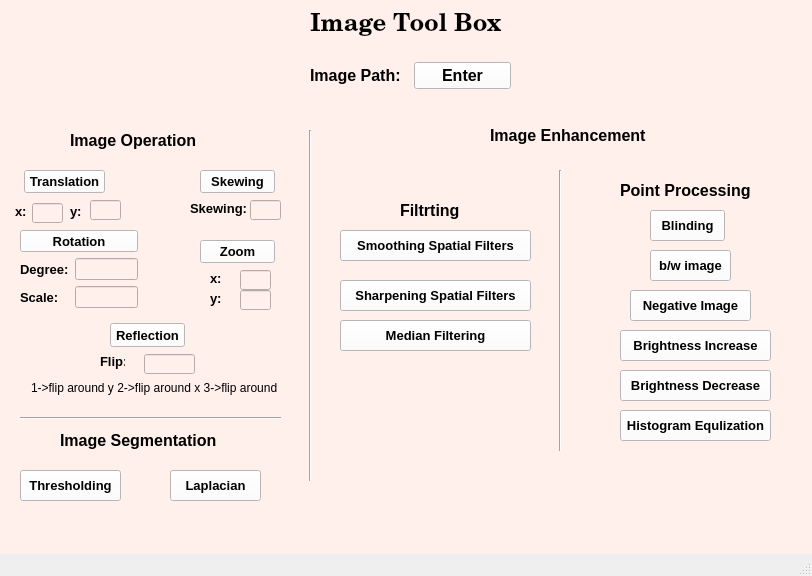
<?xml version="1.0" encoding="UTF-8"?>
<ui version="4.0">
 <class>MainWindow</class>
 <widget class="QMainWindow" name="MainWindow">
  <property name="geometry">
   <rect>
    <x>0</x>
    <y>0</y>
    <width>812</width>
    <height>576</height>
   </rect>
  </property>
  <property name="windowTitle">
   <string>MainWindow</string>
  </property>
  <widget class="QWidget" name="centralwidget">
   <widget class="QWidget" name="widget" native="true">
    <property name="geometry">
     <rect>
      <x>-10</x>
      <y>0</y>
      <width>921</width>
      <height>601</height>
     </rect>
    </property>
    <property name="styleSheet">
     <string notr="true">background-color: rgb(255, 240, 235);</string>
    </property>
    <widget class="QLabel" name="label">
     <property name="geometry">
      <rect>
       <x>320</x>
       <y>10</y>
       <width>231</width>
       <height>31</height>
      </rect>
     </property>
     <property name="font">
      <font>
       <family>Century Schoolbook</family>
       <pointsize>18</pointsize>
       <weight>75</weight>
       <bold>true</bold>
      </font>
     </property>
     <property name="styleSheet">
      <string notr="true">color: rgb(255, 255, 255);
color: rgb(0, 0, 0);</string>
     </property>
     <property name="text">
      <string>Image Tool Box</string>
     </property>
    </widget>
    <widget class="QWidget" name="widget_2" native="true">
     <property name="geometry">
      <rect>
       <x>20</x>
       <y>110</y>
       <width>291</width>
       <height>291</height>
      </rect>
     </property>
     <widget class="QPushButton" name="pushButton">
      <property name="geometry">
       <rect>
        <x>14</x>
        <y>60</y>
        <width>81</width>
        <height>23</height>
       </rect>
      </property>
      <property name="font">
       <font>
        <pointsize>10</pointsize>
        <weight>75</weight>
        <bold>true</bold>
       </font>
      </property>
      <property name="styleSheet">
       <string notr="true">background-color: rgb(255, 255, 255);
border-color: rgb(0, 0, 0);

border-color: rgb(0, 0, 0);
background-color: rgb(216, 162, 255);
background-color: rgb(255, 255, 255);
</string>
      </property>
      <property name="text">
       <string>Translation</string>
      </property>
     </widget>
     <widget class="QPushButton" name="pushButton_3">
      <property name="geometry">
       <rect>
        <x>190</x>
        <y>60</y>
        <width>75</width>
        <height>23</height>
       </rect>
      </property>
      <property name="font">
       <font>
        <pointsize>10</pointsize>
        <weight>75</weight>
        <bold>true</bold>
       </font>
      </property>
      <property name="styleSheet">
       <string notr="true">background-color: rgb(255, 255, 255);
</string>
      </property>
      <property name="text">
       <string>Skewing</string>
      </property>
     </widget>
     <widget class="QPushButton" name="pushButton_4">
      <property name="geometry">
       <rect>
        <x>190</x>
        <y>130</y>
        <width>75</width>
        <height>23</height>
       </rect>
      </property>
      <property name="font">
       <font>
        <pointsize>10</pointsize>
        <weight>75</weight>
        <bold>true</bold>
       </font>
      </property>
      <property name="styleSheet">
       <string notr="true">background-color: rgb(255, 255, 255);

</string>
      </property>
      <property name="text">
       <string>Zoom</string>
      </property>
     </widget>
     <widget class="QPushButton" name="pushButton_5">
      <property name="geometry">
       <rect>
        <x>100</x>
        <y>213</y>
        <width>75</width>
        <height>24</height>
       </rect>
      </property>
      <property name="font">
       <font>
        <pointsize>10</pointsize>
        <weight>75</weight>
        <bold>true</bold>
       </font>
      </property>
      <property name="styleSheet">
       <string notr="true">background-color: rgb(255, 255, 255);
color: rgb(0, 0, 0);
background-color: rgb(216, 162, 255);
background-color: rgb(255, 255, 255);
</string>
      </property>
      <property name="text">
       <string>Reflection</string>
      </property>
     </widget>
     <widget class="QLabel" name="label_2">
      <property name="geometry">
       <rect>
        <x>60</x>
        <y>10</y>
        <width>161</width>
        <height>41</height>
       </rect>
      </property>
      <property name="font">
       <font>
        <pointsize>12</pointsize>
        <weight>75</weight>
        <bold>true</bold>
       </font>
      </property>
      <property name="text">
       <string>Image Operation</string>
      </property>
     </widget>
     <widget class="QLabel" name="label_10">
      <property name="geometry">
       <rect>
        <x>90</x>
        <y>243</y>
        <width>25</width>
        <height>16</height>
       </rect>
      </property>
      <property name="font">
       <font>
        <pointsize>10</pointsize>
        <weight>75</weight>
        <bold>true</bold>
       </font>
      </property>
      <property name="text">
       <string>Flip:</string>
      </property>
     </widget>
     <widget class="QLineEdit" name="lineEdit_flip">
      <property name="geometry">
       <rect>
        <x>134</x>
        <y>244</y>
        <width>51</width>
        <height>20</height>
       </rect>
      </property>
     </widget>
     <widget class="QLabel" name="label_11">
      <property name="geometry">
       <rect>
        <x>21</x>
        <y>270</y>
        <width>246</width>
        <height>16</height>
       </rect>
      </property>
      <property name="text">
       <string>1-&gt;flip around y 2-&gt;flip around x 3-&gt;flip around xy</string>
      </property>
     </widget>
     <widget class="QLabel" name="label_12">
      <property name="geometry">
       <rect>
        <x>200</x>
        <y>160</y>
        <width>21</width>
        <height>16</height>
       </rect>
      </property>
      <property name="font">
       <font>
        <pointsize>10</pointsize>
        <weight>75</weight>
        <bold>true</bold>
       </font>
      </property>
      <property name="text">
       <string>x:</string>
      </property>
     </widget>
     <widget class="QLabel" name="label_13">
      <property name="geometry">
       <rect>
        <x>200</x>
        <y>180</y>
        <width>21</width>
        <height>16</height>
       </rect>
      </property>
      <property name="font">
       <font>
        <pointsize>10</pointsize>
        <weight>75</weight>
        <bold>true</bold>
       </font>
      </property>
      <property name="text">
       <string>y:</string>
      </property>
     </widget>
     <widget class="QLineEdit" name="lineEdit_x">
      <property name="geometry">
       <rect>
        <x>230</x>
        <y>160</y>
        <width>31</width>
        <height>20</height>
       </rect>
      </property>
     </widget>
     <widget class="QLineEdit" name="lineEdit_y">
      <property name="geometry">
       <rect>
        <x>230</x>
        <y>180</y>
        <width>31</width>
        <height>20</height>
       </rect>
      </property>
     </widget>
     <widget class="QWidget" name="layoutWidget">
      <property name="geometry">
       <rect>
        <x>10</x>
        <y>120</y>
        <width>118</width>
        <height>78</height>
       </rect>
      </property>
      <layout class="QFormLayout" name="formLayout">
       <item row="0" column="0" colspan="2">
        <widget class="QPushButton" name="pushButton_rotation">
         <property name="font">
          <font>
           <pointsize>10</pointsize>
           <weight>75</weight>
           <bold>true</bold>
          </font>
         </property>
         <property name="styleSheet">
          <string notr="true">background-color: rgb(255, 255, 255);
</string>
         </property>
         <property name="text">
          <string>Rotation</string>
         </property>
        </widget>
       </item>
       <item row="1" column="0">
        <widget class="QLabel" name="label_8">
         <property name="font">
          <font>
           <pointsize>10</pointsize>
           <weight>75</weight>
           <bold>true</bold>
          </font>
         </property>
         <property name="text">
          <string>Degree:</string>
         </property>
        </widget>
       </item>
       <item row="1" column="1">
        <widget class="QLineEdit" name="lineEdit_degree"/>
       </item>
       <item row="2" column="0">
        <widget class="QLabel" name="label_9">
         <property name="font">
          <font>
           <pointsize>10</pointsize>
           <weight>75</weight>
           <bold>true</bold>
          </font>
         </property>
         <property name="text">
          <string>Scale:</string>
         </property>
        </widget>
       </item>
       <item row="2" column="1">
        <widget class="QLineEdit" name="lineEdit_scale"/>
       </item>
      </layout>
     </widget>
     <widget class="QLineEdit" name="lineEdit_y_2">
      <property name="geometry">
       <rect>
        <x>80</x>
        <y>90</y>
        <width>31</width>
        <height>20</height>
       </rect>
      </property>
     </widget>
     <widget class="QLabel" name="label_14">
      <property name="geometry">
       <rect>
        <x>60</x>
        <y>93</y>
        <width>16</width>
        <height>16</height>
       </rect>
      </property>
      <property name="font">
       <font>
        <pointsize>10</pointsize>
        <weight>75</weight>
        <bold>true</bold>
       </font>
      </property>
      <property name="text">
       <string>y:</string>
      </property>
     </widget>
     <widget class="QLabel" name="label_16">
      <property name="geometry">
       <rect>
        <x>5</x>
        <y>93</y>
        <width>21</width>
        <height>16</height>
       </rect>
      </property>
      <property name="font">
       <font>
        <pointsize>10</pointsize>
        <weight>75</weight>
        <bold>true</bold>
       </font>
      </property>
      <property name="text">
       <string>x:</string>
      </property>
     </widget>
     <widget class="QLineEdit" name="lineEdit_x_3">
      <property name="geometry">
       <rect>
        <x>22</x>
        <y>93</y>
        <width>31</width>
        <height>20</height>
       </rect>
      </property>
     </widget>
     <widget class="QLabel" name="label_15">
      <property name="geometry">
       <rect>
        <x>180</x>
        <y>90</y>
        <width>61</width>
        <height>16</height>
       </rect>
      </property>
      <property name="font">
       <font>
        <pointsize>10</pointsize>
        <weight>75</weight>
        <bold>true</bold>
       </font>
      </property>
      <property name="text">
       <string>Skewing:</string>
      </property>
     </widget>
     <widget class="QLineEdit" name="lineEdit_skewing">
      <property name="geometry">
       <rect>
        <x>240</x>
        <y>90</y>
        <width>31</width>
        <height>20</height>
       </rect>
      </property>
     </widget>
    </widget>
    <widget class="QWidget" name="widget_5" native="true">
     <property name="geometry">
      <rect>
       <x>330</x>
       <y>110</y>
       <width>491</width>
       <height>351</height>
      </rect>
     </property>
     <widget class="QLabel" name="label_5">
      <property name="geometry">
       <rect>
        <x>170</x>
        <y>10</y>
        <width>181</width>
        <height>31</height>
       </rect>
      </property>
      <property name="font">
       <font>
        <pointsize>12</pointsize>
        <weight>75</weight>
        <bold>true</bold>
       </font>
      </property>
      <property name="text">
       <string>Image Enhancement</string>
      </property>
     </widget>
     <widget class="QWidget" name="widget_4" native="true">
      <property name="geometry">
       <rect>
        <x>0</x>
        <y>60</y>
        <width>241</width>
        <height>191</height>
       </rect>
      </property>
      <widget class="QLabel" name="label_4">
       <property name="geometry">
        <rect>
         <x>80</x>
         <y>20</y>
         <width>91</width>
         <height>41</height>
        </rect>
       </property>
       <property name="font">
        <font>
         <pointsize>12</pointsize>
         <weight>75</weight>
         <bold>true</bold>
        </font>
       </property>
       <property name="text">
        <string>Filtrting</string>
       </property>
      </widget>
      <widget class="QPushButton" name="pushButton_Smoothing">
       <property name="geometry">
        <rect>
         <x>20</x>
         <y>60</y>
         <width>191</width>
         <height>31</height>
        </rect>
       </property>
       <property name="font">
        <font>
         <pointsize>10</pointsize>
         <weight>75</weight>
         <bold>true</bold>
        </font>
       </property>
       <property name="styleSheet">
        <string notr="true">background-color: rgb(255, 255, 255);
background-color: rgb(216, 162, 255);
background-color: rgb(255, 255, 255);

</string>
       </property>
       <property name="text">
        <string>Smoothing Spatial Filters</string>
       </property>
      </widget>
      <widget class="QPushButton" name="pushButton_13">
       <property name="geometry">
        <rect>
         <x>20</x>
         <y>110</y>
         <width>191</width>
         <height>31</height>
        </rect>
       </property>
       <property name="font">
        <font>
         <pointsize>10</pointsize>
         <weight>75</weight>
         <bold>true</bold>
        </font>
       </property>
       <property name="styleSheet">
        <string notr="true">background-color: rgb(255, 255, 255);
background-color: rgb(216, 162, 255);
background-color: rgb(255, 255, 255);
</string>
       </property>
       <property name="text">
        <string>Sharpening Spatial Filters</string>
       </property>
      </widget>
      <widget class="QPushButton" name="pushButton_Median_filtering">
       <property name="geometry">
        <rect>
         <x>20</x>
         <y>150</y>
         <width>191</width>
         <height>31</height>
        </rect>
       </property>
       <property name="font">
        <font>
         <pointsize>10</pointsize>
         <weight>75</weight>
         <bold>true</bold>
        </font>
       </property>
       <property name="styleSheet">
        <string notr="true">background-color: rgb(255, 255, 255);
background-color: rgb(216, 162, 255);
background-color: rgb(255, 255, 255);
</string>
       </property>
       <property name="text">
        <string>Median Filtering</string>
       </property>
      </widget>
     </widget>
     <widget class="QWidget" name="widget_3" native="true">
      <property name="geometry">
       <rect>
        <x>250</x>
        <y>60</y>
        <width>241</width>
        <height>281</height>
       </rect>
      </property>
      <widget class="QLabel" name="label_3">
       <property name="geometry">
        <rect>
         <x>50</x>
         <y>10</y>
         <width>181</width>
         <height>21</height>
        </rect>
       </property>
       <property name="font">
        <font>
         <pointsize>12</pointsize>
         <weight>75</weight>
         <bold>true</bold>
        </font>
       </property>
       <property name="text">
        <string>Point Processing</string>
       </property>
      </widget>
      <widget class="QPushButton" name="pushButton_blinding">
       <property name="geometry">
        <rect>
         <x>80</x>
         <y>40</y>
         <width>75</width>
         <height>31</height>
        </rect>
       </property>
       <property name="font">
        <font>
         <pointsize>10</pointsize>
         <weight>75</weight>
         <bold>true</bold>
        </font>
       </property>
       <property name="styleSheet">
        <string notr="true">background-color: rgb(255, 255, 255);
background-color: rgb(216, 162, 255);
background-color: rgb(255, 255, 255);
</string>
       </property>
       <property name="text">
        <string>Blinding</string>
       </property>
      </widget>
      <widget class="QPushButton" name="pushButton_8">
       <property name="geometry">
        <rect>
         <x>60</x>
         <y>120</y>
         <width>121</width>
         <height>31</height>
        </rect>
       </property>
       <property name="font">
        <font>
         <pointsize>10</pointsize>
         <weight>75</weight>
         <bold>true</bold>
        </font>
       </property>
       <property name="styleSheet">
        <string notr="true">background-color: rgb(255, 255, 255);
background-color: rgb(216, 162, 255);
background-color: rgb(255, 255, 255);
</string>
       </property>
       <property name="text">
        <string>Negative Image</string>
       </property>
      </widget>
      <widget class="QPushButton" name="pushButton_9">
       <property name="geometry">
        <rect>
         <x>50</x>
         <y>160</y>
         <width>151</width>
         <height>31</height>
        </rect>
       </property>
       <property name="font">
        <font>
         <pointsize>10</pointsize>
         <weight>75</weight>
         <bold>true</bold>
        </font>
       </property>
       <property name="styleSheet">
        <string notr="true">background-color: rgb(255, 255, 255);
background-color: rgb(216, 162, 255);
background-color: rgb(255, 255, 255);
</string>
       </property>
       <property name="text">
        <string>Brightness Increase</string>
       </property>
      </widget>
      <widget class="QPushButton" name="pushButton_powerlow">
       <property name="geometry">
        <rect>
         <x>50</x>
         <y>200</y>
         <width>151</width>
         <height>31</height>
        </rect>
       </property>
       <property name="font">
        <font>
         <pointsize>10</pointsize>
         <weight>75</weight>
         <bold>true</bold>
        </font>
       </property>
       <property name="styleSheet">
        <string notr="true">background-color: rgb(255, 255, 255);
background-color: rgb(216, 162, 255);
background-color: rgb(255, 255, 255);
</string>
       </property>
       <property name="text">
        <string>Brightness Decrease</string>
       </property>
      </widget>
      <widget class="QPushButton" name="pushButton_thershoding">
       <property name="geometry">
        <rect>
         <x>80</x>
         <y>80</y>
         <width>81</width>
         <height>31</height>
        </rect>
       </property>
       <property name="font">
        <font>
         <pointsize>10</pointsize>
         <weight>75</weight>
         <bold>true</bold>
        </font>
       </property>
       <property name="styleSheet">
        <string notr="true">background-color: rgb(255, 255, 255);
background-color: rgb(216, 162, 255);
background-color: rgb(255, 255, 255);
</string>
       </property>
       <property name="text">
        <string>b/w image</string>
       </property>
      </widget>
      <widget class="QPushButton" name="pushButton_Histogram">
       <property name="enabled">
        <bool>true</bool>
       </property>
       <property name="geometry">
        <rect>
         <x>50</x>
         <y>240</y>
         <width>151</width>
         <height>31</height>
        </rect>
       </property>
       <property name="font">
        <font>
         <pointsize>10</pointsize>
         <weight>75</weight>
         <bold>true</bold>
        </font>
       </property>
       <property name="styleSheet">
        <string notr="true">background-color: rgb(255, 255, 255);
background-color: rgb(216, 162, 255);
background-color: rgb(255, 255, 255);
</string>
       </property>
       <property name="text">
        <string>Histogram Equlization</string>
       </property>
      </widget>
     </widget>
     <widget class="Line" name="line">
      <property name="geometry">
       <rect>
        <x>230</x>
        <y>60</y>
        <width>20</width>
        <height>281</height>
       </rect>
      </property>
      <property name="orientation">
       <enum>Qt::Vertical</enum>
      </property>
     </widget>
    </widget>
    <widget class="QWidget" name="widget_6" native="true">
     <property name="geometry">
      <rect>
       <x>20</x>
       <y>420</y>
       <width>281</width>
       <height>91</height>
      </rect>
     </property>
     <widget class="QLabel" name="label_6">
      <property name="geometry">
       <rect>
        <x>50</x>
        <y>10</y>
        <width>191</width>
        <height>21</height>
       </rect>
      </property>
      <property name="font">
       <font>
        <pointsize>12</pointsize>
        <weight>75</weight>
        <bold>true</bold>
       </font>
      </property>
      <property name="text">
       <string>Image Segmentation</string>
      </property>
     </widget>
     <widget class="QPushButton" name="pushButton_Segmentation">
      <property name="geometry">
       <rect>
        <x>10</x>
        <y>50</y>
        <width>101</width>
        <height>31</height>
       </rect>
      </property>
      <property name="font">
       <font>
        <pointsize>10</pointsize>
        <weight>75</weight>
        <bold>true</bold>
       </font>
      </property>
      <property name="styleSheet">
       <string notr="true">background-color: rgb(255, 255, 255);
background-color: rgb(216, 162, 255);
background-color: rgb(255, 255, 255);
</string>
      </property>
      <property name="text">
       <string>Thresholding</string>
      </property>
     </widget>
     <widget class="QPushButton" name="pushButton_laplacian">
      <property name="geometry">
       <rect>
        <x>160</x>
        <y>50</y>
        <width>91</width>
        <height>31</height>
       </rect>
      </property>
      <property name="font">
       <font>
        <pointsize>10</pointsize>
        <weight>75</weight>
        <bold>true</bold>
       </font>
      </property>
      <property name="styleSheet">
       <string notr="true">background-color: rgb(207, 255, 251);
background-color: rgb(216, 162, 255);
background-color: rgb(255, 255, 255);
</string>
      </property>
      <property name="text">
       <string>Laplacian</string>
      </property>
     </widget>
    </widget>
    <widget class="Line" name="line_2">
     <property name="geometry">
      <rect>
       <x>30</x>
       <y>410</y>
       <width>261</width>
       <height>16</height>
      </rect>
     </property>
     <property name="orientation">
      <enum>Qt::Horizontal</enum>
     </property>
    </widget>
    <widget class="Line" name="line_3">
     <property name="geometry">
      <rect>
       <x>310</x>
       <y>130</y>
       <width>20</width>
       <height>351</height>
      </rect>
     </property>
     <property name="orientation">
      <enum>Qt::Vertical</enum>
     </property>
    </widget>
    <widget class="QWidget" name="layoutWidget">
     <property name="geometry">
      <rect>
       <x>320</x>
       <y>50</y>
       <width>201</width>
       <height>51</height>
      </rect>
     </property>
     <layout class="QHBoxLayout" name="horizontalLayout">
      <item>
       <widget class="QLabel" name="label_7">
        <property name="font">
         <font>
          <pointsize>12</pointsize>
          <weight>75</weight>
          <bold>true</bold>
         </font>
        </property>
        <property name="text">
         <string>Image Path:</string>
        </property>
       </widget>
      </item>
      <item>
       <widget class="QPushButton" name="pushButton_enter">
        <property name="font">
         <font>
          <pointsize>12</pointsize>
          <weight>75</weight>
          <bold>true</bold>
         </font>
        </property>
        <property name="styleSheet">
         <string notr="true">background-color: rgb(255, 255, 255);</string>
        </property>
        <property name="text">
         <string>Enter</string>
        </property>
       </widget>
      </item>
     </layout>
    </widget>
   </widget>
  </widget>
  <widget class="QMenuBar" name="menubar">
   <property name="geometry">
    <rect>
     <x>0</x>
     <y>0</y>
     <width>812</width>
     <height>21</height>
    </rect>
   </property>
  </widget>
  <widget class="QStatusBar" name="statusbar"/>
 </widget>
 <resources/>
 <connections>
  <connection>
   <sender>lineEdit_degree</sender>
   <signal>textEdited(QString)</signal>
   <receiver>pushButton_rotation</receiver>
   <slot>update()</slot>
   <hints>
    <hint type="sourcelabel">
     <x>126</x>
     <y>331</y>
    </hint>
    <hint type="destinationlabel">
     <x>68</x>
     <y>305</y>
    </hint>
   </hints>
  </connection>
  <connection>
   <sender>lineEdit_scale</sender>
   <signal>textEdited(QString)</signal>
   <receiver>pushButton_rotation</receiver>
   <slot>update()</slot>
   <hints>
    <hint type="sourcelabel">
     <x>126</x>
     <y>357</y>
    </hint>
    <hint type="destinationlabel">
     <x>98</x>
     <y>305</y>
    </hint>
   </hints>
  </connection>
  <connection>
   <sender>lineEdit_flip</sender>
   <signal>textEdited(QString)</signal>
   <receiver>pushButton_5</receiver>
   <slot>update()</slot>
   <hints>
    <hint type="sourcelabel">
     <x>160</x>
     <y>424</y>
    </hint>
    <hint type="destinationlabel">
     <x>173</x>
     <y>397</y>
    </hint>
   </hints>
  </connection>
  <connection>
   <sender>lineEdit_x</sender>
   <signal>textEdited(QString)</signal>
   <receiver>pushButton_4</receiver>
   <slot>update()</slot>
   <hints>
    <hint type="sourcelabel">
     <x>240</x>
     <y>340</y>
    </hint>
    <hint type="destinationlabel">
     <x>236</x>
     <y>313</y>
    </hint>
   </hints>
  </connection>
  <connection>
   <sender>lineEdit_y</sender>
   <signal>textEdited(QString)</signal>
   <receiver>pushButton_4</receiver>
   <slot>update()</slot>
   <hints>
    <hint type="sourcelabel">
     <x>257</x>
     <y>360</y>
    </hint>
    <hint type="destinationlabel">
     <x>254</x>
     <y>313</y>
    </hint>
   </hints>
  </connection>
  <connection>
   <sender>lineEdit_x_3</sender>
   <signal>textEdited(QString)</signal>
   <receiver>pushButton</receiver>
   <slot>update()</slot>
   <hints>
    <hint type="sourcelabel">
     <x>36</x>
     <y>263</y>
    </hint>
    <hint type="destinationlabel">
     <x>35</x>
     <y>233</y>
    </hint>
   </hints>
  </connection>
  <connection>
   <sender>lineEdit_y_2</sender>
   <signal>textEdited(QString)</signal>
   <receiver>pushButton</receiver>
   <slot>update()</slot>
   <hints>
    <hint type="sourcelabel">
     <x>84</x>
     <y>253</y>
    </hint>
    <hint type="destinationlabel">
     <x>81</x>
     <y>226</y>
    </hint>
   </hints>
  </connection>
  <connection>
   <sender>lineEdit_skewing</sender>
   <signal>textEdited(QString)</signal>
   <receiver>pushButton_3</receiver>
   <slot>update()</slot>
   <hints>
    <hint type="sourcelabel">
     <x>247</x>
     <y>253</y>
    </hint>
    <hint type="destinationlabel">
     <x>242</x>
     <y>234</y>
    </hint>
   </hints>
  </connection>
 </connections>
</ui>
